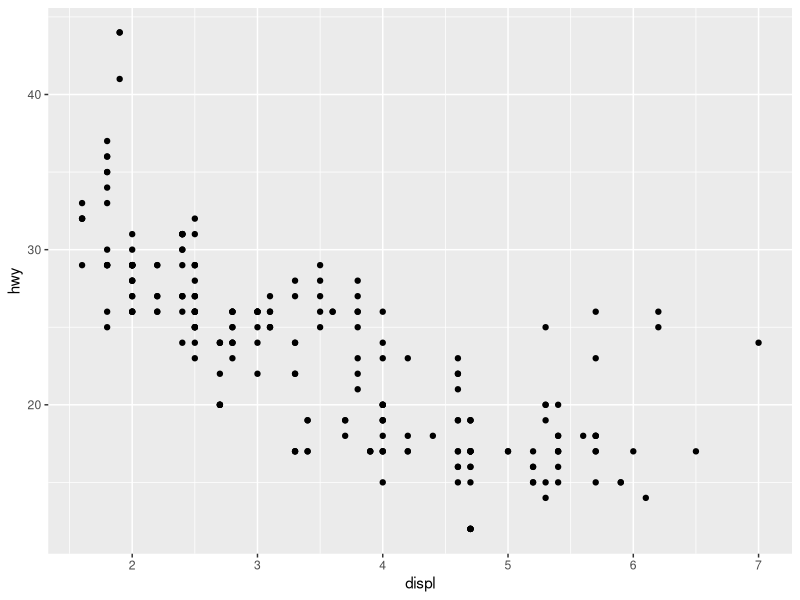
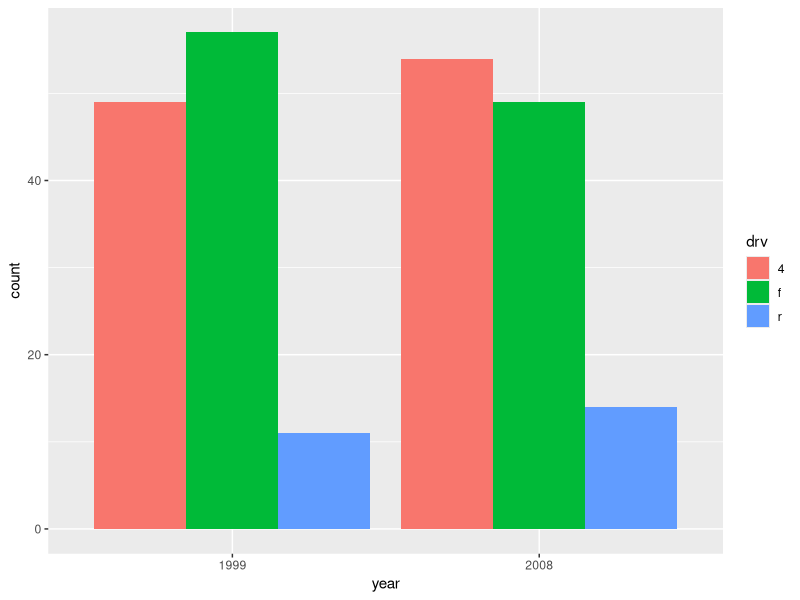
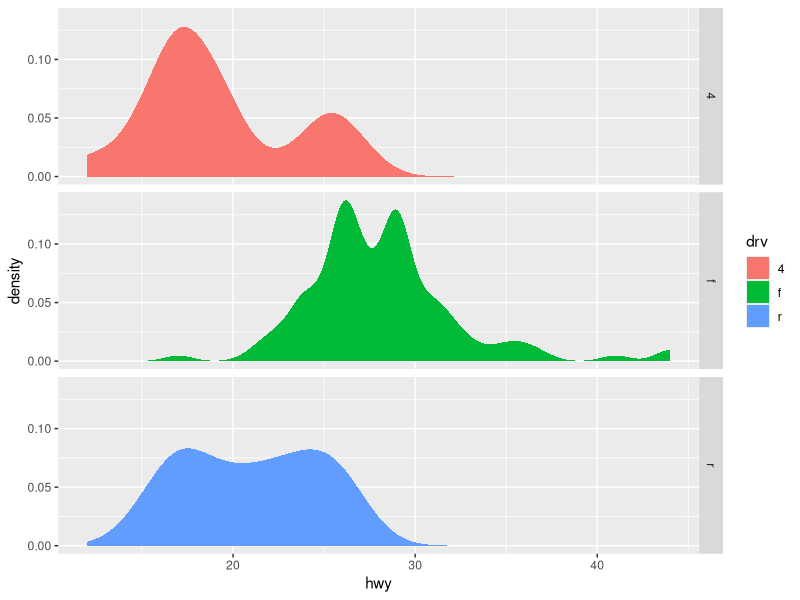
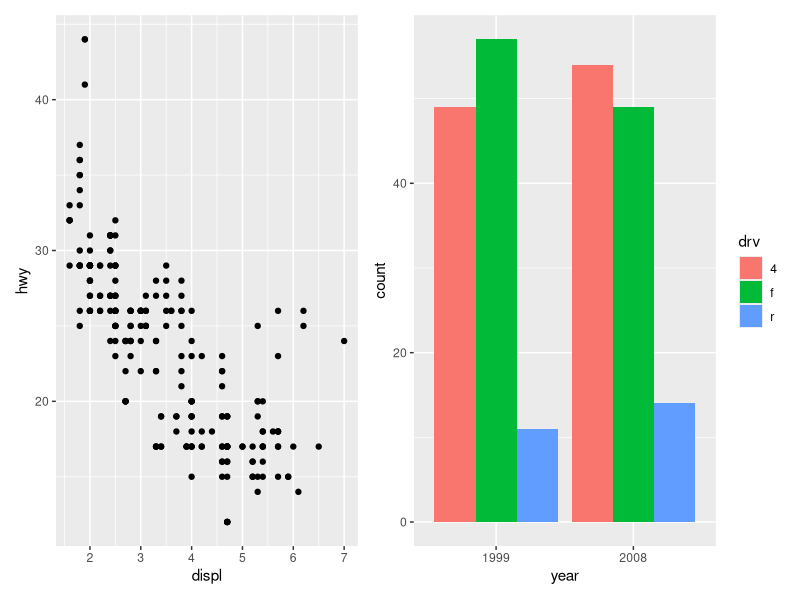
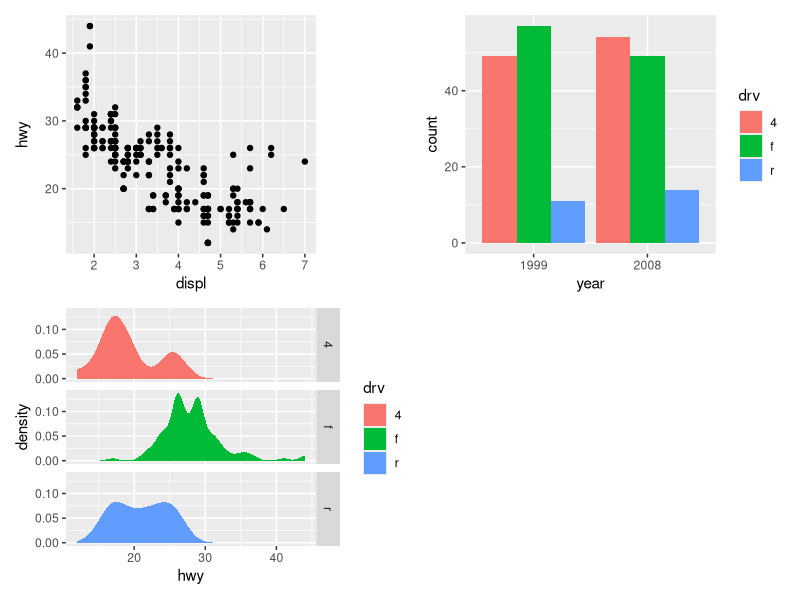
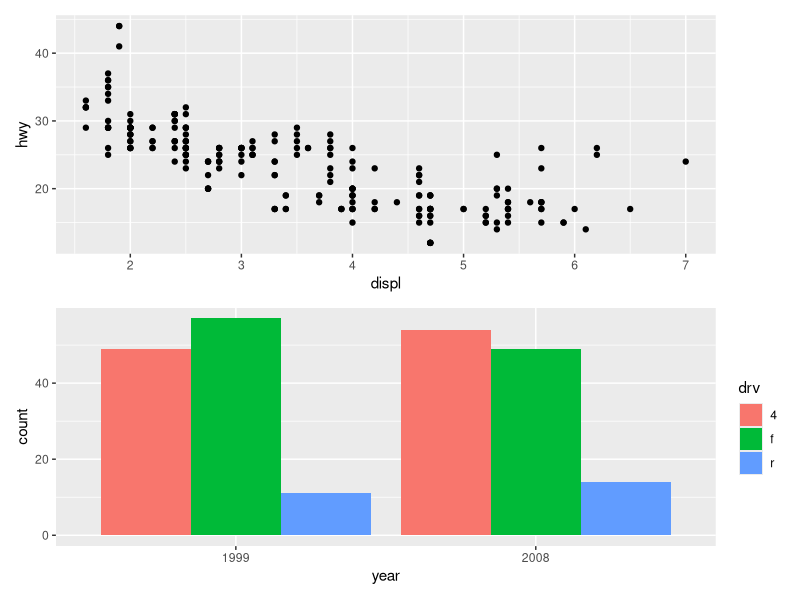
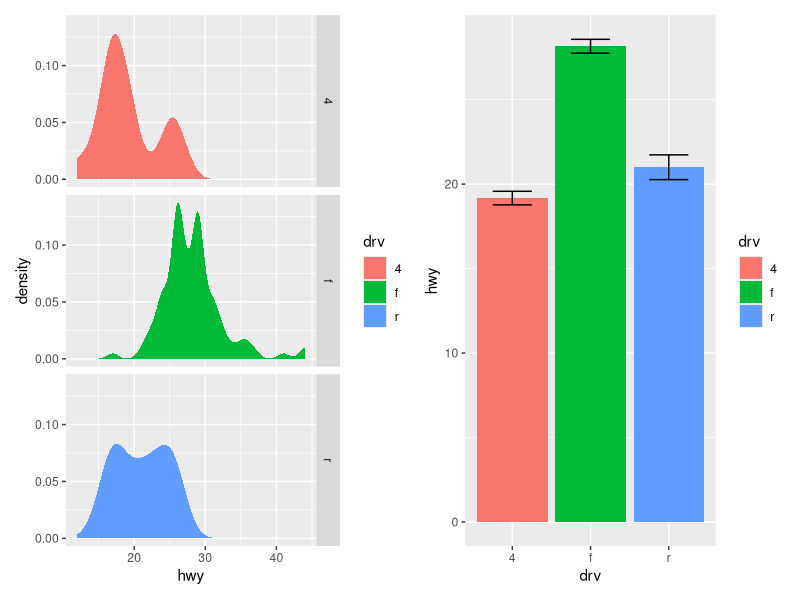
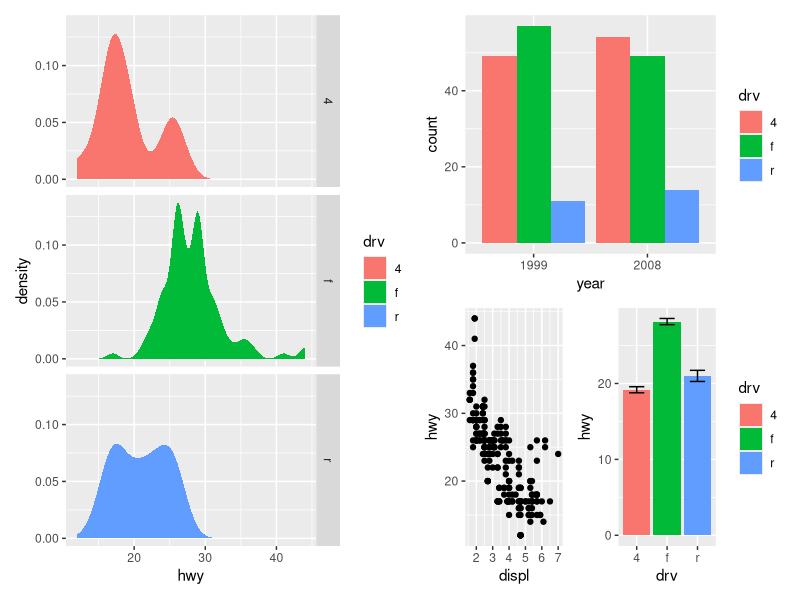

Source code (R) for these figures, in order:
# Handout 22 - 1 April 2026
# Themes pt. 2 in ggplot2
# Multiple figures on same page; multi-panel figures

library(ggplot2)
library(ggpubr)
library(patchwork)

p1 <- ggplot(mpg) + geom_point(aes(x = displ, y = hwy))
p1

p2 <- ggplot(mpg) + geom_bar(aes(x = as.character(year),
                                 fill = drv), position = "dodge") + labs(x = "year")
p2

p3 <- ggplot(mpg) + geom_density(aes(x = hwy, fill = drv),
                                 color = NA) + facet_grid(rows = vars(drv))
p3
p4 <- ggplot(mpg) + stat_summary(aes(x = drv, y = hwy, fill
                                     = drv), geom = "col", fun.data = mean_se) +
  stat_summary(aes(x = drv, y = hwy), geom = "errorbar",
               fun.data = mean_se, width = 0.5)

p1 + p2

p1 + p2 + p3 + plot_layout(ncol= 2)

p1 / p2
p3 | p4
p3 | (p2 / (p1 | p4))

p1 + p2 + p3 + plot_layout(ncol= 2, guides = "collect")
p1 + p2 + p3 + guide_area() + plot_layout(ncol= 2, guides = "keep") + scale_fill_discrete(name= "drv")

p12 <- p1 + p2
p12[[2]] <- p12[[2]] + theme_light()
p12

p1 + p4 & scale_y_continuous(limits = c(0,45))

p123 <- p1 | (p2 / p3)
p123 + plot_annotation(tag_levels = "I") #uppercase Roman numerals

p1 + inset_element(p2, left = 0.5, bottom = 0.4, right =
                     0.9, top = 0.95) #don't like this

p24 <- p2 / p4 + plot_layout(guides = "collect")

p1 + inset_element(p24, left = 0.5, bottom = 0.05, right =
                     0.95, top = 0.9)

p12 <- p1 + inset_element(p2, left = 0.5, bottom = 0.5,
                          right = 0.9, top = 0.95)
p12 & theme_bw()

p12 + plot_annotation(tag_levels = 'A') & theme_bw() #labeling inset graphs, legend is too large
ggsave("my_plot.pdf") #save most recent plot to working directory
'getwd()'

ggsave("my_custom_theme_plot.pdf", width = 6, height= 6)

###### End Code ######
